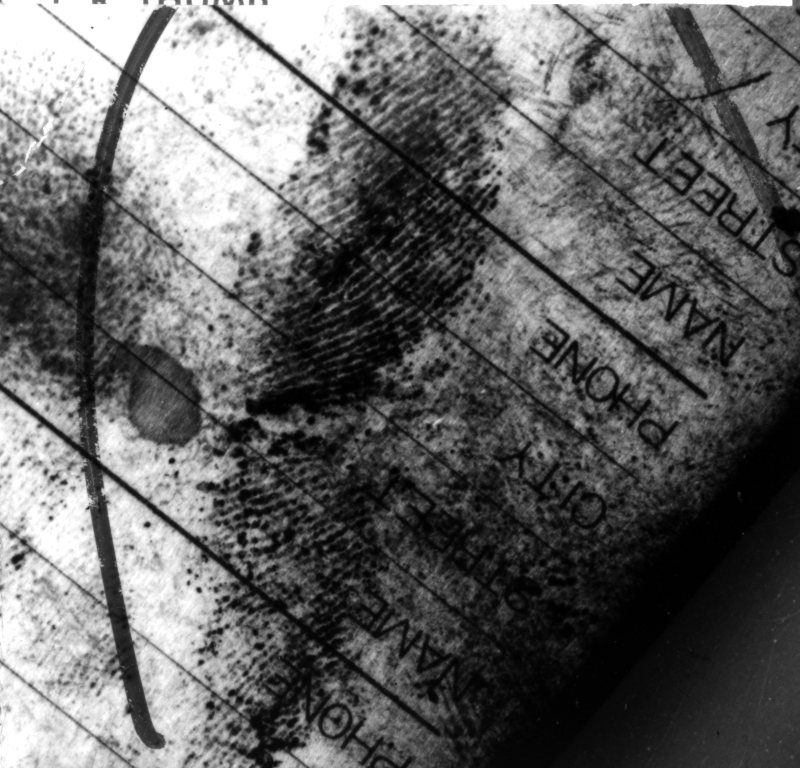
#> input picture Dataset/CoarseNet_test/img_files/1.bmp, 800 x 768 px; its folder holds only this picture in this run
$ python -i MinutiaeNet_utils.py   (imports and definitions only)   (Python 2 division)   (older library calls are emulated)
#> lines starting #> are read from the running program, lines starting #| are printed output that depends on the picture
import os

import glob
import shutil
import logging
import matplotlib.pyplot as plt
import numpy as np
from scipy import ndimage, misc, signal, spatial
from skimage.filters import gaussian
import cv2
import math

def mkdir(path):
    if not os.path.exists(path):
        os.makedirs(path)

# [16 lines left out: functions re_mkdir, init_log, not called in this run]

def copy_file(path_s, path_t):
    shutil.copy(path_s, path_t)

# [95 lines left out: functions get_files_in_folder, point_rot, mnt_reader, mnt_writer, gabor_fn, gabor_bank and 3 more, not called in this run]
def fmeasure(P, R):
    return 2*P*R/(P+R+1e-10)
# [352 lines left out: functions distance, metric_P_R_F, nms, fuse_nms, py_cpu_nms, draw_minutiae and 8 more, not called in this run]

def nextpow2(x):
    return int(math.ceil(math.log(x, 2)))

# [49 lines left out: function construct_dictionary, not called in this run]

def get_maps_STFT(img,patch_size = 64,block_size = 16, preprocess = False):
    assert len(img.shape) == 2

    nrof_dirs = 16
    ovp_size = (patch_size-block_size)//2
    if preprocess:
        img = FastEnhanceTexture(img, sigma=2.5, show=False)

    img = np.lib.pad(img, (ovp_size,ovp_size),'symmetric')
    h,w = img.shape
    blkH = (h - patch_size)//block_size+1
    blkW = (w - patch_size)//block_size+1
    local_info = np.empty((blkH,blkW),dtype = object)

    x, y = np.meshgrid(range(-patch_size / 2,patch_size / 2), range(-patch_size / 2,patch_size / 2))
    x = x.astype(np.float32)
    y = y.astype(np.float32)
    r = np.sqrt(x*x + y*y) + 0.0001


    RMIN = 3  # min allowable ridge spacing
    RMAX = 18 # maximum allowable ridge spacing
    FLOW = patch_size / RMAX
    FHIGH = patch_size / RMIN
    dRLow = 1. / (1 + (r / FHIGH) ** 4)
    dRHigh = 1. / (1 + (FLOW / r) ** 4)
    dBPass = dRLow * dRHigh  # bandpass

    dir = np.arctan2(y,x)
    dir[dir<0] = dir[dir<0] + math.pi
    dir_ind = np.floor(dir/(math.pi/nrof_dirs))
    dir_ind = dir_ind.astype(np.int,copy=False)
    dir_ind[dir_ind==nrof_dirs] = 0


    dir_ind_list = []
    for i in range(nrof_dirs):
        tmp = np.argwhere(dir_ind == i)
        dir_ind_list.append(tmp)


    sigma = patch_size/3
    weight = np.exp(-(x*x + y*y)/(sigma*sigma))


    for i in range(0,blkH):
        for j in range(0,blkW):
            patch =img[i*block_size:i*block_size+patch_size,j*block_size:j*block_size+patch_size].copy()
            local_info[i,j] = local_STFT(patch,weight,dBPass)
            local_info[i, j].analysis(r,dir_ind_list)


    # get the ridge flow from the local information
    dir_map,fre_map = get_ridge_flow_top(local_info)
    dir_map = smooth_dir_map(dir_map)

    return dir_map, fre_map

def smooth_dir_map(dir_map,sigma=2.0,mask = None):

    cos2Theta = np.cos(dir_map * 2)
    sin2Theta = np.sin(dir_map * 2)
    if mask is not None:
        assert (dir_map.shape[0] == mask.shape[0])
        assert (dir_map.shape[1] == mask.shape[1])
        cos2Theta[mask == 0] = 0
        sin2Theta[mask == 0] = 0

    cos2Theta = gaussian(cos2Theta, sigma, multichannel=False, mode='reflect')
    sin2Theta = gaussian(sin2Theta, sigma, multichannel=False, mode='reflect')

    dir_map = np.arctan2(sin2Theta,cos2Theta)*0.5


    return dir_map

def get_ridge_flow_top(local_info):

    blkH,blkW = local_info.shape
    dir_map = np.zeros((blkH,blkW)) - 10
    fre_map = np.zeros((blkH, blkW)) - 10
    for i in range(blkH):
        for j in range(blkW):
            if local_info[i,j].ori is None:
                continue

            dir_map[i,j] = local_info[i,j].ori[0] #+ math.pi*0.5
            fre_map[i,j] = local_info[i,j].fre[0]
    return dir_map,fre_map


class local_STFT:
    def __init__(self,patch,weight = None, dBPass = None):


        if weight is not None:
            patch = patch * weight
        patch = patch - np.mean(patch)
        norm = np.linalg.norm(patch)
        patch = patch / (norm+0.000001)

        f = np.fft.fft2(patch)
        fshift = np.fft.fftshift(f)
        if dBPass is not None:
            fshift = dBPass * fshift

        self.patch_FFT = fshift
        self.patch = patch
        self.ori = None
        self.fre = None
        self.confidence = None
        self.patch_size = patch.shape[0]

    def analysis(self,r,dir_ind_list=None,N=2):

        assert(dir_ind_list is not None)
        energy = np.abs(self.patch_FFT)
        energy = energy / (np.sum(energy)+0.00001)
        nrof_dirs = len(dir_ind_list)

        ori_interval = math.pi/nrof_dirs
        ori_interval2 = ori_interval/2


        pad_size = 1
        dir_norm = np.zeros((nrof_dirs + 2,))
        for i in range(nrof_dirs):
            tmp = energy[dir_ind_list[i][:, 0], dir_ind_list[i][:, 1]]
            dir_norm[i + 1] = np.sum(tmp)

        dir_norm[0] = dir_norm[nrof_dirs]
        dir_norm[nrof_dirs + 1] = dir_norm[1]

        # smooth dir_norm
        smoothed_dir_norm = dir_norm
        for i in range(1, nrof_dirs + 1):
            smoothed_dir_norm[i] = (dir_norm[i - 1] + dir_norm[i] * 4 + dir_norm[i + 1]) / 6

        smoothed_dir_norm[0] = smoothed_dir_norm[nrof_dirs]
        smoothed_dir_norm[nrof_dirs + 1] = smoothed_dir_norm[1]

        den = np.sum(smoothed_dir_norm[1:nrof_dirs + 1]) + 0.00001  # verify if den == 1
        smoothed_dir_norm = smoothed_dir_norm/den  # normalization if den == 1, this line can be removed

        ori = []
        fre = []
        confidence = []

        wenergy = energy*r
        for i in range(1, nrof_dirs+1):
            if smoothed_dir_norm[i] > smoothed_dir_norm[i-1] and smoothed_dir_norm[i] > smoothed_dir_norm[i+1]:
                tmp_ori = (i-pad_size)*ori_interval + ori_interval2 + math.pi/2
                ori.append(tmp_ori)
                confidence.append(smoothed_dir_norm[i])
                tmp_fre = np.sum(wenergy[dir_ind_list[i-pad_size][:, 0], dir_ind_list[i-pad_size][:, 1]])/dir_norm[i]
                tmp_fre = 1/(tmp_fre+0.00001)
                fre.append(tmp_fre)


        if len(confidence)>0:
            confidence = np.asarray(confidence)
            fre = np.asarray(fre)
            ori = np.asarray(ori)
            ind = confidence.argsort()[::-1]
            confidence = confidence[ind]
            fre = fre[ind]
            ori = ori[ind]
            if len(confidence) >= 2 and confidence[0]/confidence[1]>2.0:

                self.ori = [ori[0]]
                self.fre = [fre[0]]
                self.confidence = [confidence[0]]
            elif len(confidence)>N:
                fre = fre[:N]
                ori = ori[:N]
                confidence = confidence[:N]
                self.ori = ori
                self.fre = fre
                self.confidence = confidence
            else:
                self.ori = ori
                self.fre = fre
                self.confidence = confidence

    # [87 lines left out: functions get_features_of_topN, reconstruction, gabor_filtering, show_orientation_field, not called in this run]

>>> import cv2
>>> picture = cv2.imread('../Dataset/CoarseNet_test/img_files/1.bmp', cv2.IMREAD_GRAYSCALE)
#> picture is the input picture: shape (768, 800); min 0, max 255, mean 100.1
>>> result = get_maps_STFT(picture)
#> in get_maps_STFT, `img = np.lib.pad(img, (ovp_size,ovp_size),'symmetric')`:
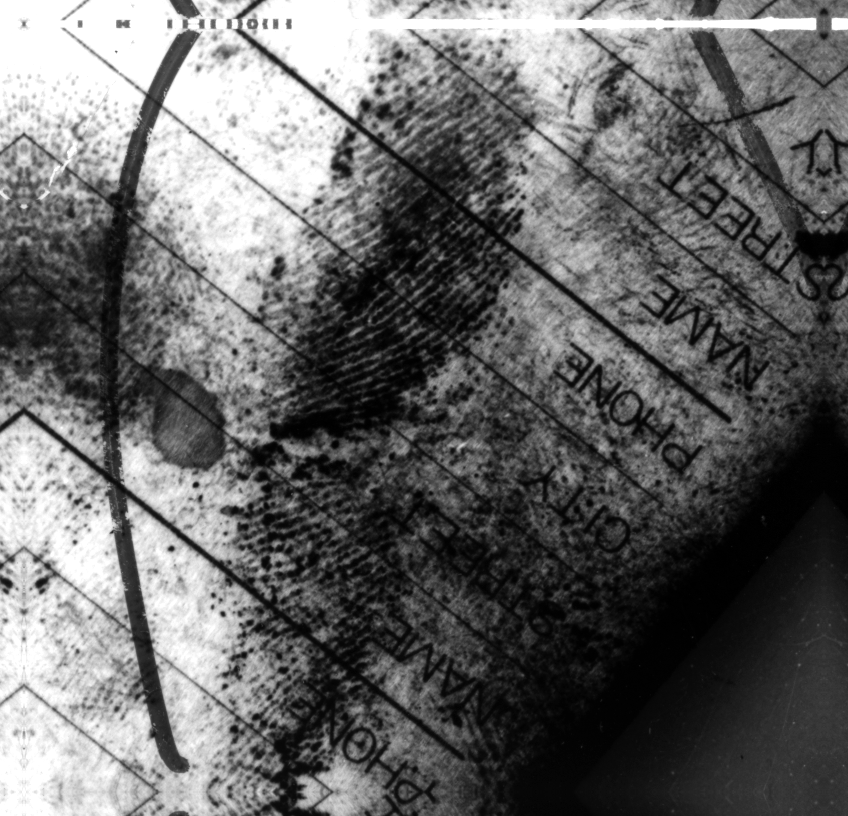
#> img: shape (816, 848); min 0, max 255, mean 103.8
#> after the loop in get_maps_STFT, `for i in range(0,blkH):`:
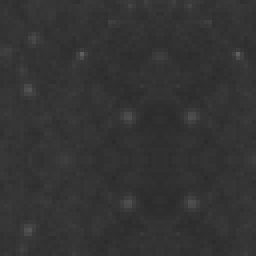
#> patch: shape (64, 64) (shown 4 times larger); min 43, max 94, mean 51.5
#> after the loop in get_maps_STFT, `for i in range(0,blkH):`:
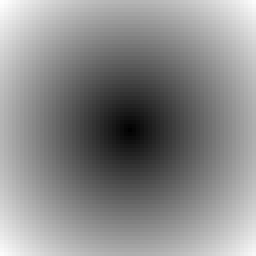
#> r: shape (64, 64) float32 (shown 4 times larger); min 0.0001, max 45.25, mean 24.5; drawn with min black and max white
#> after the loop in get_ridge_flow_top, `for i in range(blkH):`:
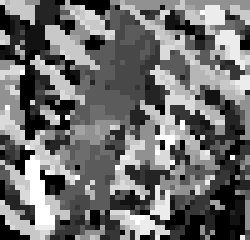
#> dir_map: shape (48, 50) float64 (shown 5 times larger); min 1.67, max 4.42, mean 2.87; drawn with min black and max white
#> after the loop in get_ridge_flow_top, `for i in range(blkH):`:
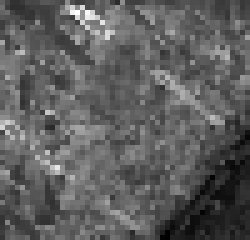
#> fre_map: shape (48, 50) float64 (shown 5 times larger); min 0.0603, max 0.159, mean 0.0967; drawn with min black and max white
#> in smooth_dir_map, `sin2Theta = gaussian(sin2Theta, sigma, multichannel=False, mode='refle..`:
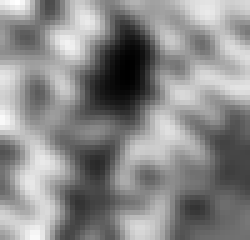
#> sin2Theta: shape (48, 50) float64 (shown 5 times larger); min -0.952, max 0.637, mean -0.0918; drawn with min black and max white
#> in smooth_dir_map, `dir_map = np.arctan2(sin2Theta,cos2Theta)*0.5`:
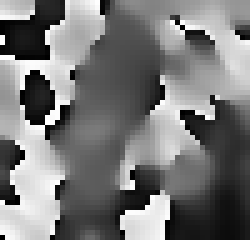
#> dir_map: shape (48, 50) float64 (shown 5 times larger); min -1.57, max 1.57, mean -0.0942; drawn with min black and max white

$ run again, on Dataset/CoarseNet_test/img_files/2.bmp
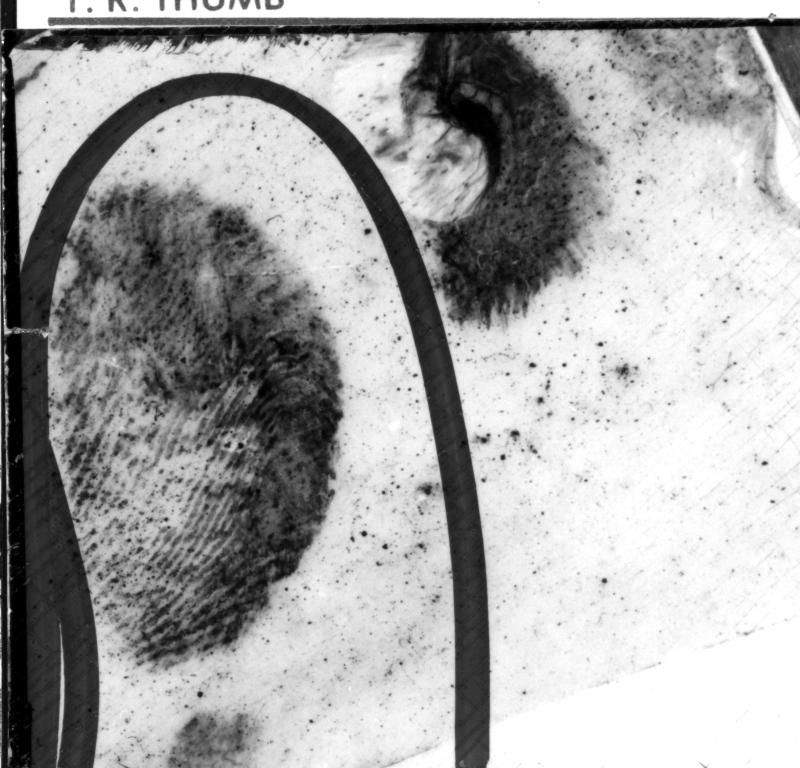
#> input picture Dataset/CoarseNet_test/img_files/2.bmp, 800 x 768 px
#> picture is the input picture: shape (768, 800); min 0, max 255, mean 165.9
#> after the loop in get_ridge_flow_top, `for i in range(blkH):`:
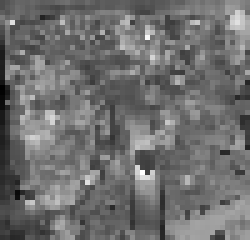
#> fre_map: shape (48, 50) float64 (shown 5 times larger); min 0.0607, max 0.13, mean 0.0911; drawn with min black and max white
#> in smooth_dir_map, `dir_map = np.arctan2(sin2Theta,cos2Theta)*0.5`:
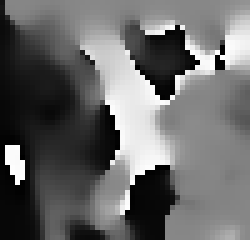
#> dir_map: shape (48, 50) float64 (shown 5 times larger); min -1.57, max 1.57, mean -0.286; drawn with min black and max white
